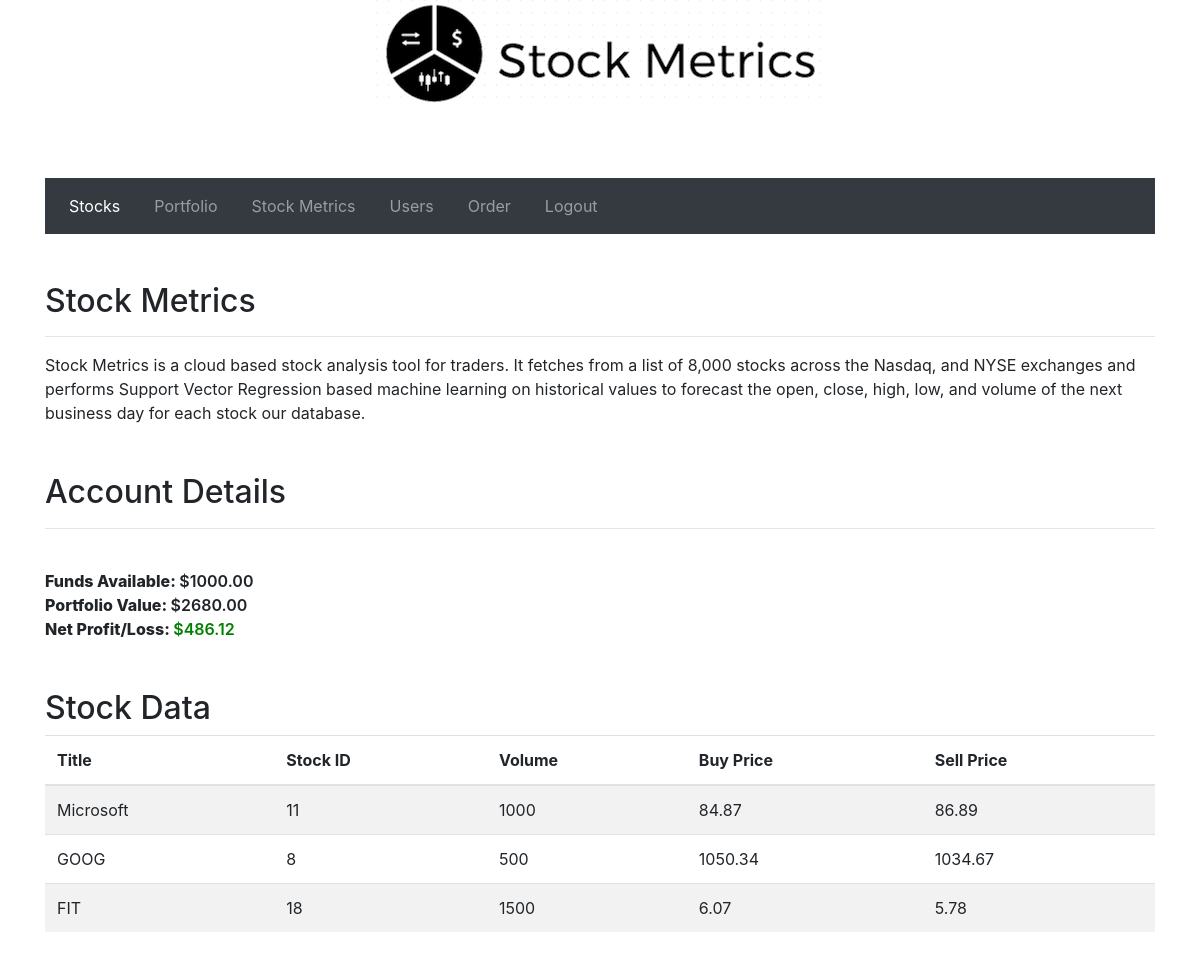
/StockMetrics/ (signed in), run on the app's committed database.
### StockMetrics/models.py (models this page shows, shortened)
class StockData(models.Model):
	title = models.CharField(max_length=20)
	stock_id = models.IntegerField()
	volume = models.IntegerField()
	buy_price = models.FloatField()
	sell_price = models.FloatField()
	funds_available = models.FloatField()
	port_value = models.FloatField()
	profit_loss = models.FloatField()

### StockMetrics/views.py (the view, shortened to what this page needs)
def index(request):
    all_stocks = list(StockData.objects.all())
    user = request.user.id
    sym = []
    form = AccountForm()
    return render(
        request,
        'index.html',
        context={'all_stocks':all_stocks, 'sym':sym},
    )

### StockMetrics/templates/index.html (shortened to what this page needs)
<!DOCTYPE html>
<html>
{% block content %}
<head>
    <link rel="stylesheet" href="https://maxcdn.bootstrapcdn.com/bootstrap/4.0.0-beta/css/bootstrap.min.css"
>
    <link rel="stylesheet" href="https://maxcdn.bootstrapcdn.com/font-awesome/4.4.0/css/font-awesome.min.css">
</head>
<body>
<center>
<img src="/static/images/logo.png" class="img-rounded" alt="Logo">
</center><br><br><br>
<div class="container">
    <div class="row">
    {% if user.is_authenticated %}
        <div class="col-lg-12">
            <nav class="navbar navbar-expand-lg navbar-dark bg-dark">
                <div class="collapse navbar-collapse" id="navbarNav">
                    <ul class="navbar-nav">
                        <li class="nav-item">
                            <a class="nav-link active" href="{% url 'index' %}">Stocks</a>
                        </li>&nbsp;&nbsp;&nbsp;&nbsp;
                        <li class="nav-item ">
                            <a class="nav-link" href="{% url 'portfolio' %}">Portfolio</a>
                        </li>&nbsp;&nbsp;&nbsp;&nbsp;
                        <li class="nav-item">
                            <a class="nav-link" href="{% url 'stockMetric' %}">Stock Metrics</a>
                        </li>&nbsp;&nbsp;&nbsp;&nbsp;
                        <li class="nav-item">
                            <a class="nav-link" href="{% url 'user' %}">Users</a>
                        </li>&nbsp;&nbsp;&nbsp;&nbsp;
                        <li class="nav-item">
                            <a class="nav-link" href="{% url 'order' %}">Order</a>
                        </li>&nbsp;&nbsp;&nbsp;&nbsp;
                        <li class="nav-item">
                            <a class="nav-link" href="{% url 'logout' %}">Logout</a>
                        </li>
                    </ul>
                </div>
            </nav>
        </div>
    </div><br><br>
    <h2>Stock Metrics</h2><hr>
    <span>Stock Metrics is a cloud based stock analysis tool for traders. It fetches from a list of 8,000 stocks across the Nasdaq, and NYSE exchanges and performs Support Vector Regression based machine learning on historical values to forecast the open, close, high, low, and volume of the next business day for each stock our database.</span><br><br><br>
    <h2>Account Details</h2><hr><br>
    <span style="font-weight: 800">Funds Available: <a style="font-weight: 600">$1000.00</a></span><br>
    <span style="font-weight: 800">Portfolio Value: <a style="font-weight: 600;"> $2680.00</a></span><br>
    <span style="font-weight: 800">Net Profit/Loss: <a style="color:green; font-weight: 600;"> $486.12</a></span><br><br><br>
    <h2>Stock Data</h2>
<div class="row">
        <div class="col-lg-12">
            <table class="table table-striped">
    <thead>
        <tr>
            <th>Title</th>
            <th>Stock ID</th>
            <th>Volume</th>
            <th>Buy Price</th>
            <th>Sell Price</th>
        </tr>
    </thead>
    <tbody>
    {% for i in all_stocks %}
        <tr>
            <td>
                {{ i.title }}
            </td>
            <td>
                {{ i.stock_id }}
            </td>
            <td>
                {{ i.volume }}
            </td>
            <td>
                {{ i.buy_price }}
            </td>
            <td>
                {{ i.sell_price }}
            </td>
            </tr>
            {% endfor %}
    </tbody>
    </table>
    </div>
    </div><br><br>
    {% else %}
    <span><a href="{% url 'login'%}">You are not logged in. Click here to Login</a></span>
   {% endif %}
</div>
{% endblock %}
</body>
</html>

### data on the page
StockData: title "Microsoft", stock_id "11", volume "1000", buy_price "84.87", sell_price "86.89"
StockData: title "GOOG", stock_id "8", volume "500", buy_price "1050.34", sell_price "1034.67"
StockData: title "FIT", stock_id "18", volume "1500", buy_price "6.07", sell_price "5.78"
